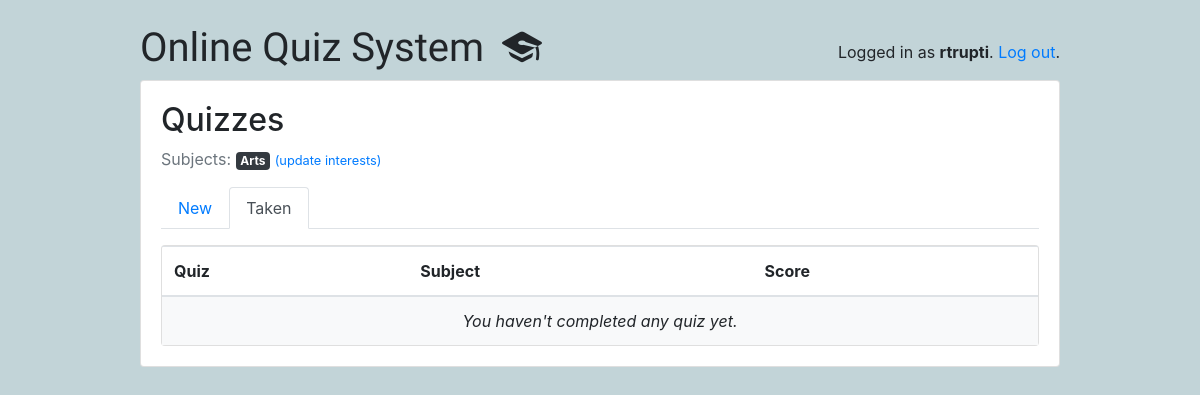
Before: /students/taken/ (signed in) with the older database file.
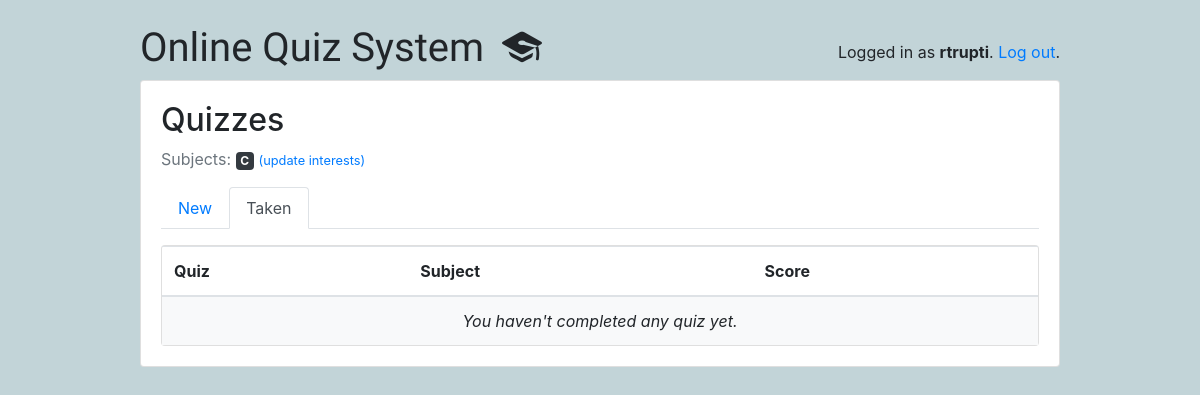
After: the same page with the newer database file.
### classroom/models.py (models this page shows, shortened)
class Subject(models.Model):
    name = models.CharField(max_length=30)
    color = models.CharField(max_length=7, default='#007bff')
    def get_html_badge(self):
        name = escape(self.name)
        color = escape(self.color)
        html = '<span class="badge badge-primary" style="background-color: %s">%s</span>' % (color, name)
        return mark_safe(html)

### classroom/views/students.py (the view)
# urls.py: path('taken/', students.TakenQuizListView.as_view(), name='taken_quiz_list'),
@method_decorator([login_required, student_required], name='dispatch')
class TakenQuizListView(ListView):
    model = TakenQuiz
    context_object_name = 'taken_quizzes'
    template_name = 'classroom/students/taken_quiz_list.html'
    def get_queryset(self):
        queryset = self.request.user.student.taken_quizzes \
            .select_related('quiz', 'quiz__subject') \
            .order_by('quiz__name')
        return queryset

### classroom/templates/classroom/students/taken_quiz_list.html
{% extends 'base.html' %}
{% block content %}
  {% include 'classroom/students/_header.html' with active='taken' %}
  <div class="card">
    <table class="table mb-0">
      <thead>
        <tr>
          <th>Quiz</th>
          <th>Subject</th>
          <th>Score</th>
        </tr>
      </thead>
      <tbody>
        {% for taken_quiz in taken_quizzes %}
          <tr>
            <td>{{ taken_quiz.quiz.name }}</td>
            <td>{{ taken_quiz.quiz.subject.get_html_badge }}</td>
            <td>{{ taken_quiz.score }}</td>
          </tr>
        {% empty %}
          <tr>
            <td class="bg-light text-center font-italic" colspan="3">You haven't completed any quiz yet.</td>
          </tr>
        {% endfor %}
      </tbody>
    </table>
  </div>
{% endblock %}

### classroom/templates/classroom/students/_header.html
<h2>Quizzes</h2>
<p class="text-muted">
  Subjects:{% for subject in user.student.interests.all %} {{ subject.get_html_badge }}{% endfor %}
  <a href="{% url 'students:student_interests' %}"><small>(update interests)</small></a>
</p>
<ul class="nav nav-tabs mb-3">
  <li class="nav-item">
    <a class="nav-link{% if active == 'new' %} active{% endif %}" href="{% url 'students:quiz_list' %}">New</a>
  </li>
  <li class="nav-item">
    <a class="nav-link{% if active == 'taken' %} active{% endif %}" href="{% url 'students:taken_quiz_list' %}">Taken</a>
  </li>
</ul>

Changed rows visible on the page:
changed Subject: get_html_badge "Arts" → "C"
